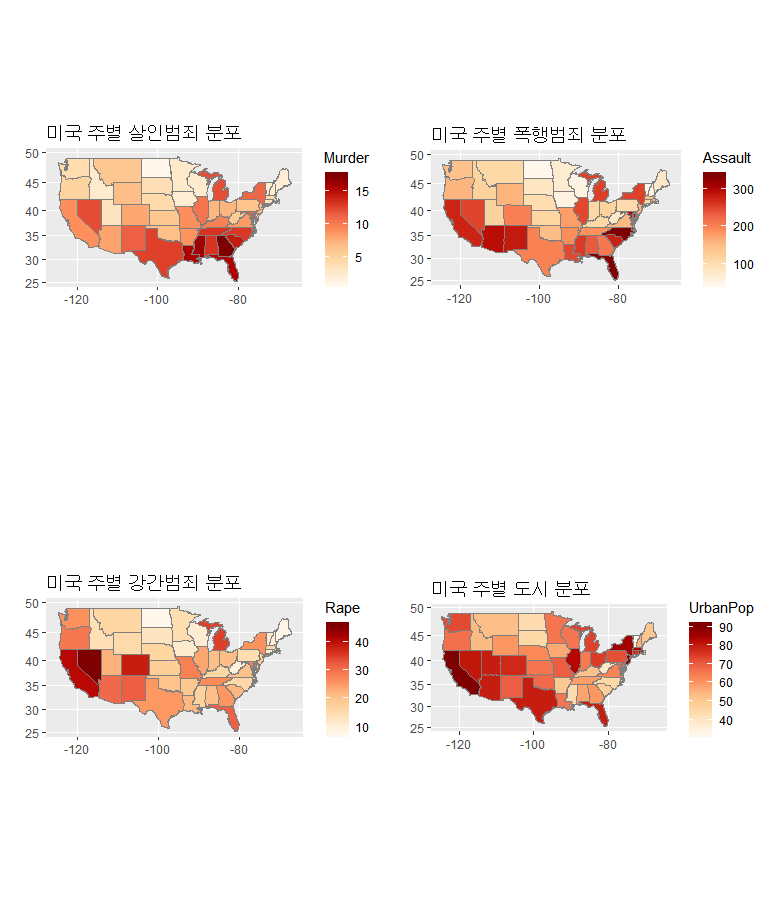

R code for this plot:
install.packages("ggiraphExtra")
install.packages("tibble")
install.packages("dplyr")
install.packages("ggplot2")
install.packages("gridExtra")
library(ggiraphExtra)
library(gridExtra)
library(tibble)
library(dplyr)
library(ggplot2)
library(ggiraphExtra)


head(USArrests)

str(USArrests)

crime <- rownames_to_column(USArrests, var = "state")

crime$state <- tolower(crime$state)

crime <- USArrests %>%
  rownames_to_column(var = "state") %>%
  mutate(state = tolower(state)
         
states_map <- ggplot2::map_data("state")
str(states_map)

m<-ggChoropleth(data = crime, aes(fill = Murder, map_id = state),   map = states_map) + ggtitle("미국 주별 살인범죄 분포")

a<-ggChoropleth(data = crime, aes(fill = Assault , map_id = state),   map = states_map) + ggtitle("미국 주별 폭행범죄 분포")

r<-ggChoropleth(data = crime, aes(fill = Rape , map_id = state),   map = states_map) + ggtitle("미국 주별 강간범죄 분포")

u<-ggChoropleth(data = crime, aes(fill = UrbanPop , map_id = state),   map = states_map) + ggtitle("미국 주별 도시 분포")

windows()
grid.arrange(m, a, r, u)
